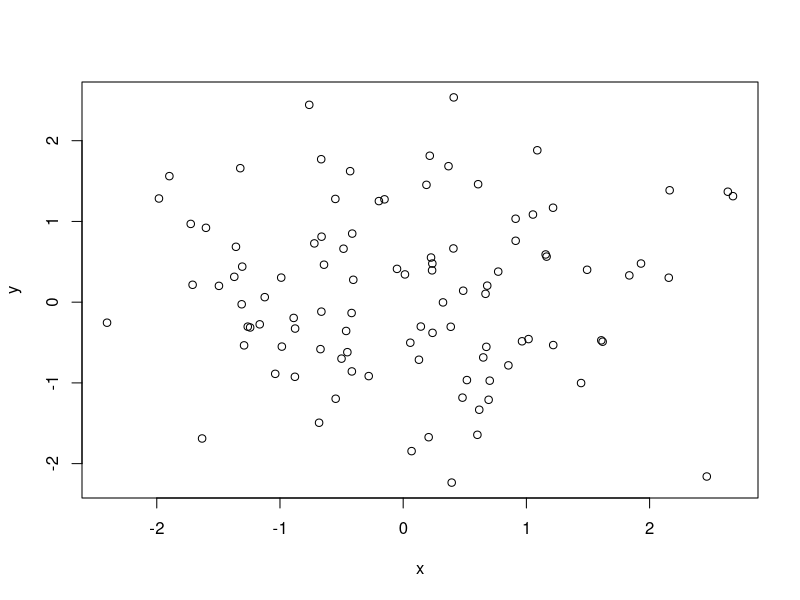
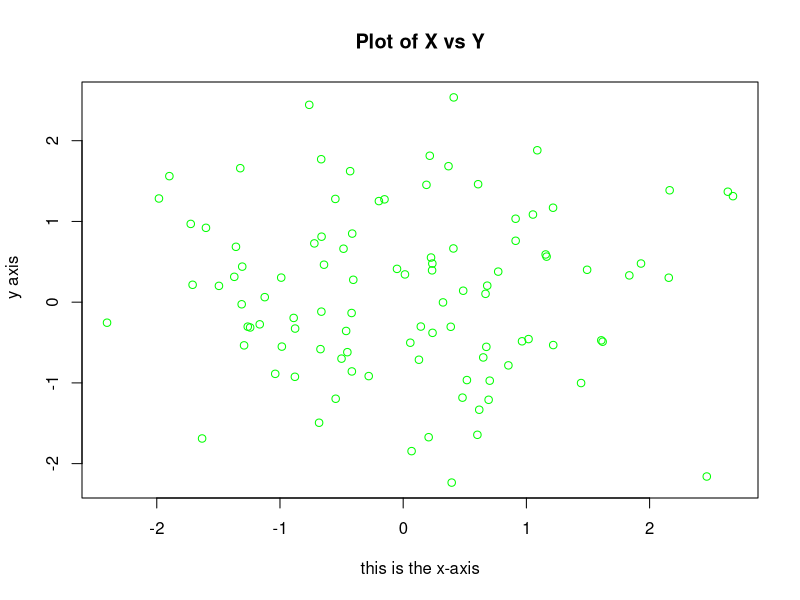

Write R code to recreate these figures, in order.
# ISLR. chapter 2. Lab: Introduction to R

# create a matrix
x = matrix(data=c(1,2,3,4), nrow = 2, ncol = 2)
x

# we could omi typing data=, nrow=, and ncol
x=matrix(c(1,2,3,4),2,2)
x

# if we want sequence matrix by row.
matrix(c(1,2,3,4),2,2,byrow = T)

sqrt(x)

x^2

# rnorm() generate random variabel with normal dist.
# with first argument is n (the number of sample)

x=rnorm(50)
y=x+rnorm(50,mean = 50,sd=1)
cor(x,y)

# untuk mendapat random number yang konsisten
# gunakan set.seed()

set.seed(1303)
rnorm(50)

set.seed(3)
y=rnorm(100)
mean(y)
var(y)
sqrt(var(y)) # get standard deviation
sd(y)  # same as above.



# graphics

x=rnorm(100)
y=rnorm(100)
plot(x,y)
plot(x,y,xlab="this is the x-axis",ylab="this is the
     y axis",main="Plot of X vs Y", col="green")

pdf("Figure.pdf")
dev.off()  # this indicate done with the plot

# baru sampai hal 45